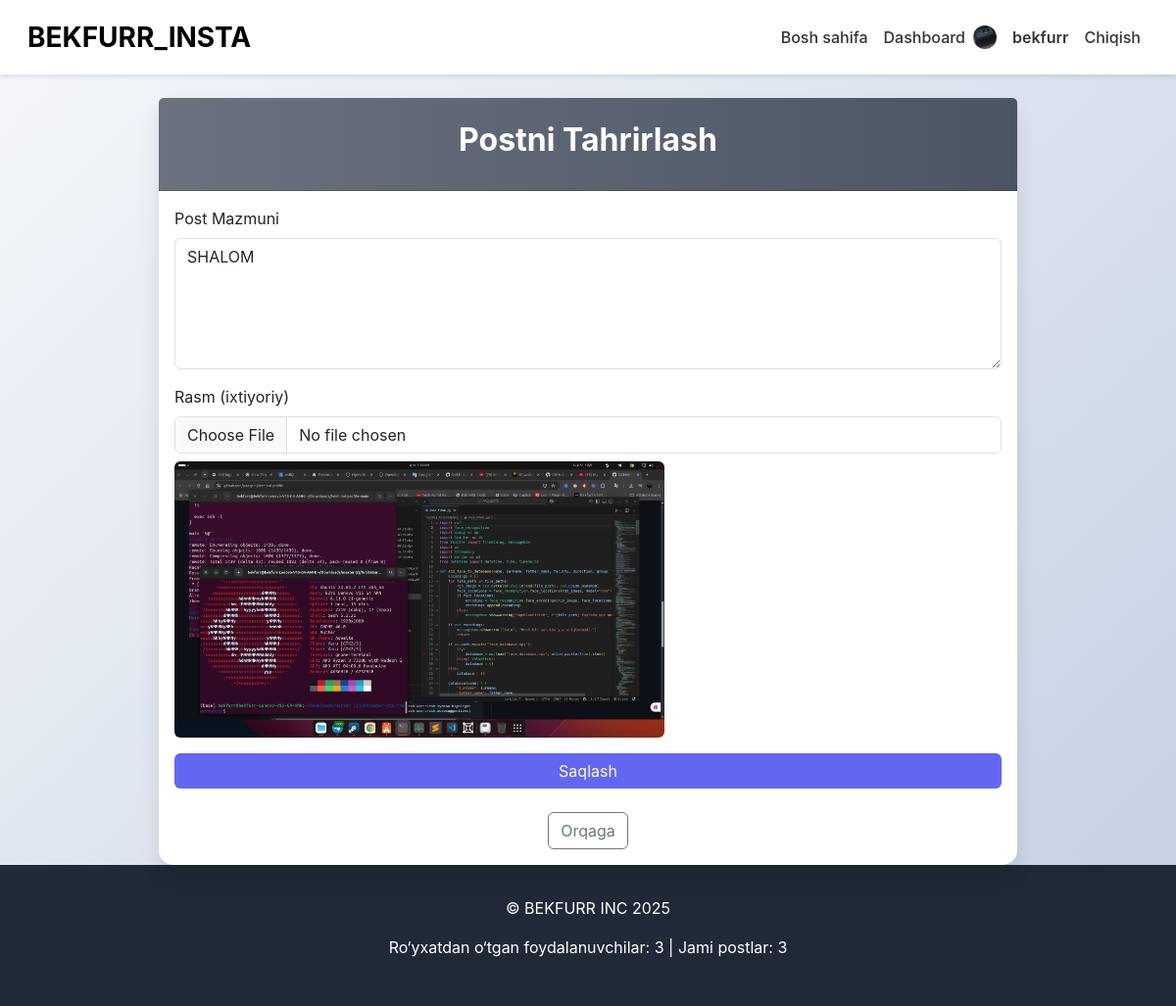
Screenshot of /edit-post/1/ (signed in) with the database file from the repository.
### face_auth/models.py (models this page shows, shortened)
class FaceProfile(models.Model):
    user = models.OneToOneField(User, on_delete=models.CASCADE)
    face_encoding = models.BinaryField(null=True, blank=True)
    avatar = models.ImageField(upload_to='avatars/', null=True, blank=True)
    created_at = models.DateTimeField(auto_now_add=True)
    updated_at = models.DateTimeField(auto_now=True)

class Post(models.Model):
    user = models.ForeignKey(User, on_delete=models.CASCADE)
    content = models.TextField()
    image = models.ImageField(upload_to='posts/', null=True, blank=True)
    views = models.PositiveIntegerField(default=0)  # Ko‘rishlar soni
    created_at = models.DateTimeField(auto_now_add=True)
    updated_at = models.DateTimeField(auto_now=True)

### face_auth/views.py (the view, shortened to what this page needs)
# urls.py: path('edit-post/<int:post_id>/', views.edit_post, name='edit_post'),
@login_required
def edit_post(request, post_id):
    post = get_object_or_404(Post, id=post_id, user=request.user)
    return render(request, 'edit_post.html', {'post': post})

### face_auth/context_processors.py (called while the page is built)
def site_stats(request):
    return {
        'total_users': User.objects.count(),
        'total_posts': Post.objects.count(),
    }

### templates/edit_post.html (shortened to what this page needs)
{% extends 'base.html' %}
{% block content %}
<div class="card">
    <div class="card-header">
        <h2 class="text-center fs-2 fw-bold">Postni Tahrirlash</h2>
    </div>
    <div class="card-body">
        <form method="post" enctype="multipart/form-data">
            <div class="mb-3">
                <label for="content" class="form-label">Post Mazmuni</label>
                <textarea class="form-control rounded" id="content" name="content" rows="5" required>{{ post.content }}</textarea>
            </div>
            <div class="mb-3">
                <label for="image" class="form-label">Rasm (ixtiyoriy)</label>
                <input type="file" class="form-control rounded" id="image" name="image" accept="image/*">
                {% if post.image %}
                    <img src="{{ post.image.url }}" alt="Current Image" class="img-fluid rounded mt-2" style="max-width: 500px;">
                {% endif %}
            </div>
            <div class="d-grid gap-2">
                <button type="submit" class="btn btn-primary rounded">Saqlash</button>
            </div>
        </form>
        <div class="mt-4 text-center">
            <a href="{% url 'dashboard' %}" class="btn btn-outline-secondary rounded">Orqaga</a>
        </div>
    </div>
</div>
{% endblock %}

### templates/base.html (shortened to what this page needs)
<!DOCTYPE html>
<html lang="en">
<head>
    {% load static %}
    <link href="https://cdn.jsdelivr.net/npm/bootstrap@5.3.0/dist/css/bootstrap.min.css" rel="stylesheet">
    <link href="{% static 'css/custom.css' %}" rel="stylesheet">
</head>
<body>
    <nav class="navbar navbar-expand-lg navbar-light sticky-top">
        <div class="container-fluid">
            <a class="navbar-brand fw-bold fs-3" href="{% url 'home' %}">BEKFURR_INSTA</a>
            <div class="collapse navbar-collapse" id="navbarNav">
                <ul class="navbar-nav ms-auto align-items-center">
                    <li class="nav-item">
                        <a class="nav-link" href="{% url 'home' %}">Bosh sahifa</a>
                    </li>
                    {% if user.is_authenticated %}
                        <li class="nav-item">
                            <a class="nav-link" href="{% url 'dashboard' %}">Dashboard</a>
                        </li>
                        <li class="nav-item d-flex align-items-center">
                            {% if user.faceprofile.avatar %}
                                <img src="{{ user.faceprofile.avatar.url }}" alt="Avatar" class="rounded-circle me-2" width="30" height="30">
                            {% else %}
                                <span class="rounded-circle me-2 user-icon">👤</span>
                            {% endif %}
                            <span class="nav-link fw-semibold">{{ user.username }}</span>
                        </li>
                        <li class="nav-item">
                            <a class="nav-link" href="{% url 'logout' %}">Chiqish</a>
                        </li>
                    {% endif %}
                </ul>
            </div>
        </div>
    </nav>
    <div class="container mt-4">
        {% block content %}{% endblock %}
    </div>
    <footer>
        <p>© BEKFURR INC 2025</p>
        <p>Ro‘yxatdan o‘tgan foydalanuvchilar: {{ total_users }} | Jami postlar: {{ total_posts }}</p>
    </footer>
</body>
</html>

### static/css/custom.css (style rules this page uses)
body { background: linear-gradient(135deg, #f5f7fa 0%, #c3cfe2 100%); font-family: 'Inter', sans-serif; min-height: 100vh; display: flex; flex-direction: column; }
.container { max-width: 900px; }
.card { border: none; border-radius: 15px; box-shadow: 0 10px 20px rgba(0, 0, 0, 0.1); background: white; }
.card-header { background: linear-gradient(to right, #6b7280, #4b5563); color: white; border-radius: 15px 15px 0 0; padding: 1.5rem; }
.navbar { background: white; box-shadow: 0 2px 5px rgba(0, 0, 0, 0.1); padding: 0.75rem 1rem; }
.navbar-brand { font-size: 1.5rem; }
.nav-link { font-weight: 500; color: #333; }
.user-icon, .navbar img.rounded-circle { width: 24px; height: 24px; display: inline-flex; justify-content: center; align-items: center; background: #e5e7eb; border-radius: 50%; font-size: 0.9rem; }
.btn-primary { background: #6366f1; border: none; transition: transform 0.2s; }
footer { margin-top: auto; background: #1f2937; color: white; padding: 2rem; text-align: center; }

### rows the page displays
Post: content "SHALOM", image (picture)

### other values shown
{{ user.username }} "bekfurr"
{{ total_users }} "3"
{{ total_posts }} "3"
